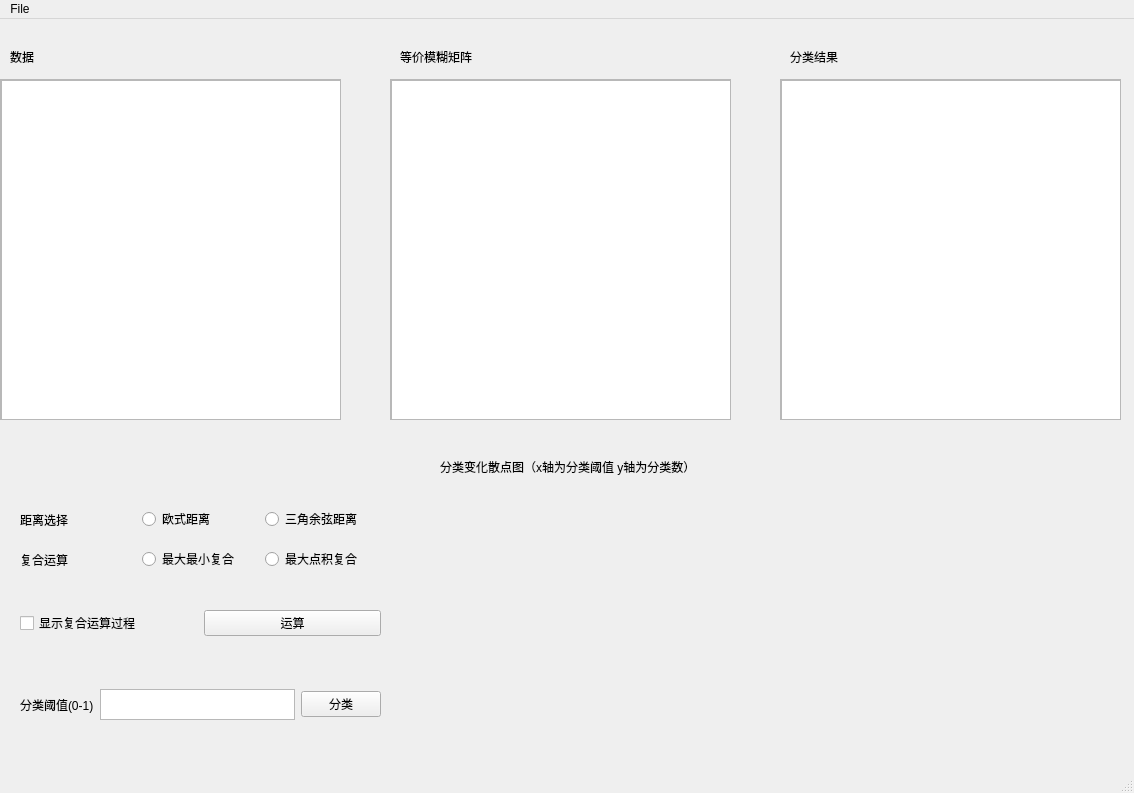
<?xml version="1.0" encoding="UTF-8"?>
<ui version="4.0">
 <class>MainWindow</class>
 <widget class="QMainWindow" name="MainWindow">
  <property name="geometry">
   <rect>
    <x>0</x>
    <y>0</y>
    <width>1134</width>
    <height>793</height>
   </rect>
  </property>
  <property name="windowTitle">
   <string>Fuzzy Clustring</string>
  </property>
  <widget class="QWidget" name="centralwidget">
   <widget class="QLabel" name="label">
    <property name="geometry">
     <rect>
      <x>400</x>
      <y>30</y>
      <width>101</width>
      <height>16</height>
     </rect>
    </property>
    <property name="text">
     <string>等价模糊矩阵</string>
    </property>
   </widget>
   <widget class="QLabel" name="label_2">
    <property name="geometry">
     <rect>
      <x>10</x>
      <y>30</y>
      <width>111</width>
      <height>16</height>
     </rect>
    </property>
    <property name="text">
     <string>数据</string>
    </property>
   </widget>
   <widget class="QLabel" name="label_5">
    <property name="geometry">
     <rect>
      <x>790</x>
      <y>30</y>
      <width>101</width>
      <height>16</height>
     </rect>
    </property>
    <property name="text">
     <string>分类结果</string>
    </property>
   </widget>
   <widget class="QScrollArea" name="scrollArea">
    <property name="geometry">
     <rect>
      <x>0</x>
      <y>60</y>
      <width>341</width>
      <height>341</height>
     </rect>
    </property>
    <property name="horizontalScrollBarPolicy">
     <enum>Qt::ScrollBarAsNeeded</enum>
    </property>
    <property name="widgetResizable">
     <bool>true</bool>
    </property>
    <widget class="QWidget" name="scrollAreaWidgetContents">
     <property name="geometry">
      <rect>
       <x>0</x>
       <y>0</y>
       <width>339</width>
       <height>339</height>
      </rect>
     </property>
     <widget class="QTextBrowser" name="Data">
      <property name="geometry">
       <rect>
        <x>0</x>
        <y>0</y>
        <width>341</width>
        <height>341</height>
       </rect>
      </property>
      <property name="lineWrapMode">
       <enum>QTextEdit::NoWrap</enum>
      </property>
     </widget>
    </widget>
   </widget>
   <widget class="QScrollArea" name="scrollArea_2">
    <property name="geometry">
     <rect>
      <x>390</x>
      <y>60</y>
      <width>341</width>
      <height>341</height>
     </rect>
    </property>
    <property name="widgetResizable">
     <bool>true</bool>
    </property>
    <widget class="QWidget" name="scrollAreaWidgetContents_2">
     <property name="geometry">
      <rect>
       <x>0</x>
       <y>0</y>
       <width>339</width>
       <height>339</height>
      </rect>
     </property>
     <widget class="QTextBrowser" name="Fmatrix">
      <property name="geometry">
       <rect>
        <x>0</x>
        <y>0</y>
        <width>341</width>
        <height>341</height>
       </rect>
      </property>
      <property name="lineWrapMode">
       <enum>QTextEdit::NoWrap</enum>
      </property>
     </widget>
    </widget>
   </widget>
   <widget class="QScrollArea" name="scrollArea_3">
    <property name="geometry">
     <rect>
      <x>780</x>
      <y>60</y>
      <width>341</width>
      <height>341</height>
     </rect>
    </property>
    <property name="widgetResizable">
     <bool>true</bool>
    </property>
    <widget class="QWidget" name="scrollAreaWidgetContents_3">
     <property name="geometry">
      <rect>
       <x>0</x>
       <y>0</y>
       <width>339</width>
       <height>339</height>
      </rect>
     </property>
     <widget class="QTextBrowser" name="Result">
      <property name="geometry">
       <rect>
        <x>0</x>
        <y>0</y>
        <width>341</width>
        <height>341</height>
       </rect>
      </property>
      <property name="lineWrapMode">
       <enum>QTextEdit::WidgetWidth</enum>
      </property>
     </widget>
    </widget>
   </widget>
   <widget class="QLabel" name="label_6">
    <property name="geometry">
     <rect>
      <x>440</x>
      <y>440</y>
      <width>421</width>
      <height>16</height>
     </rect>
    </property>
    <property name="text">
     <string>分类变化散点图（x轴为分类阈值 y轴为分类数）</string>
    </property>
   </widget>
   <widget class="QWidget" name="horizontalLayoutWidget">
    <property name="geometry">
     <rect>
      <x>20</x>
      <y>480</y>
      <width>361</width>
      <height>41</height>
     </rect>
    </property>
    <layout class="QHBoxLayout" name="Distance">
     <item>
      <widget class="QLabel" name="label_3">
       <property name="text">
        <string>距离选择</string>
       </property>
      </widget>
     </item>
     <item>
      <widget class="QRadioButton" name="Euclidean">
       <property name="text">
        <string>欧式距离</string>
       </property>
      </widget>
     </item>
     <item>
      <widget class="QRadioButton" name="Cosine">
       <property name="text">
        <string>三角余弦距离</string>
       </property>
      </widget>
     </item>
    </layout>
   </widget>
   <widget class="QWidget" name="horizontalLayoutWidget_2">
    <property name="geometry">
     <rect>
      <x>20</x>
      <y>520</y>
      <width>361</width>
      <height>41</height>
     </rect>
    </property>
    <layout class="QHBoxLayout" name="Compound">
     <item>
      <widget class="QLabel" name="label_4">
       <property name="text">
        <string>复合运算</string>
       </property>
      </widget>
     </item>
     <item>
      <widget class="QRadioButton" name="MaxMinCom">
       <property name="text">
        <string>最大最小复合</string>
       </property>
      </widget>
     </item>
     <item>
      <widget class="QRadioButton" name="MaxDotPro">
       <property name="text">
        <string>最大点积复合</string>
       </property>
      </widget>
     </item>
    </layout>
   </widget>
   <widget class="QWidget" name="horizontalLayoutWidget_3">
    <property name="geometry">
     <rect>
      <x>20</x>
      <y>560</y>
      <width>361</width>
      <height>89</height>
     </rect>
    </property>
    <layout class="QHBoxLayout" name="Operation">
     <item>
      <widget class="QCheckBox" name="Process">
       <property name="text">
        <string>显示复合运算过程</string>
       </property>
      </widget>
     </item>
     <item>
      <widget class="QPushButton" name="Operation_Button">
       <property name="text">
        <string>运算</string>
       </property>
      </widget>
     </item>
    </layout>
   </widget>
   <widget class="QWidget" name="horizontalLayoutWidget_4">
    <property name="geometry">
     <rect>
      <x>20</x>
      <y>670</y>
      <width>361</width>
      <height>31</height>
     </rect>
    </property>
    <layout class="QHBoxLayout" name="Clustring">
     <item>
      <widget class="QLabel" name="label_7">
       <property name="text">
        <string>分类阈值(0-1)</string>
       </property>
      </widget>
     </item>
     <item>
      <widget class="QTextEdit" name="Threshold"/>
     </item>
     <item>
      <widget class="QPushButton" name="Classification_Button">
       <property name="text">
        <string>分类</string>
       </property>
      </widget>
     </item>
    </layout>
   </widget>
   <widget class="QWidget" name="MatPlot" native="true">
    <property name="geometry">
     <rect>
      <x>440</x>
      <y>470</y>
      <width>671</width>
      <height>221</height>
     </rect>
    </property>
    <property name="contextMenuPolicy">
     <enum>Qt::DefaultContextMenu</enum>
    </property>
   </widget>
  </widget>
  <widget class="QStatusBar" name="statusbar"/>
  <widget class="QMenuBar" name="menubar">
   <property name="geometry">
    <rect>
     <x>0</x>
     <y>0</y>
     <width>1134</width>
     <height>26</height>
    </rect>
   </property>
   <widget class="QMenu" name="menuFile">
    <property name="title">
     <string>File</string>
    </property>
    <addaction name="actionOpen_File"/>
    <addaction name="actionSave_As"/>
   </widget>
   <addaction name="menuFile"/>
  </widget>
  <action name="actionOpen_File">
   <property name="text">
    <string>Open File</string>
   </property>
  </action>
  <action name="actionSave_As">
   <property name="text">
    <string>Save As ...</string>
   </property>
  </action>
 </widget>
 <resources/>
 <connections/>
</ui>
